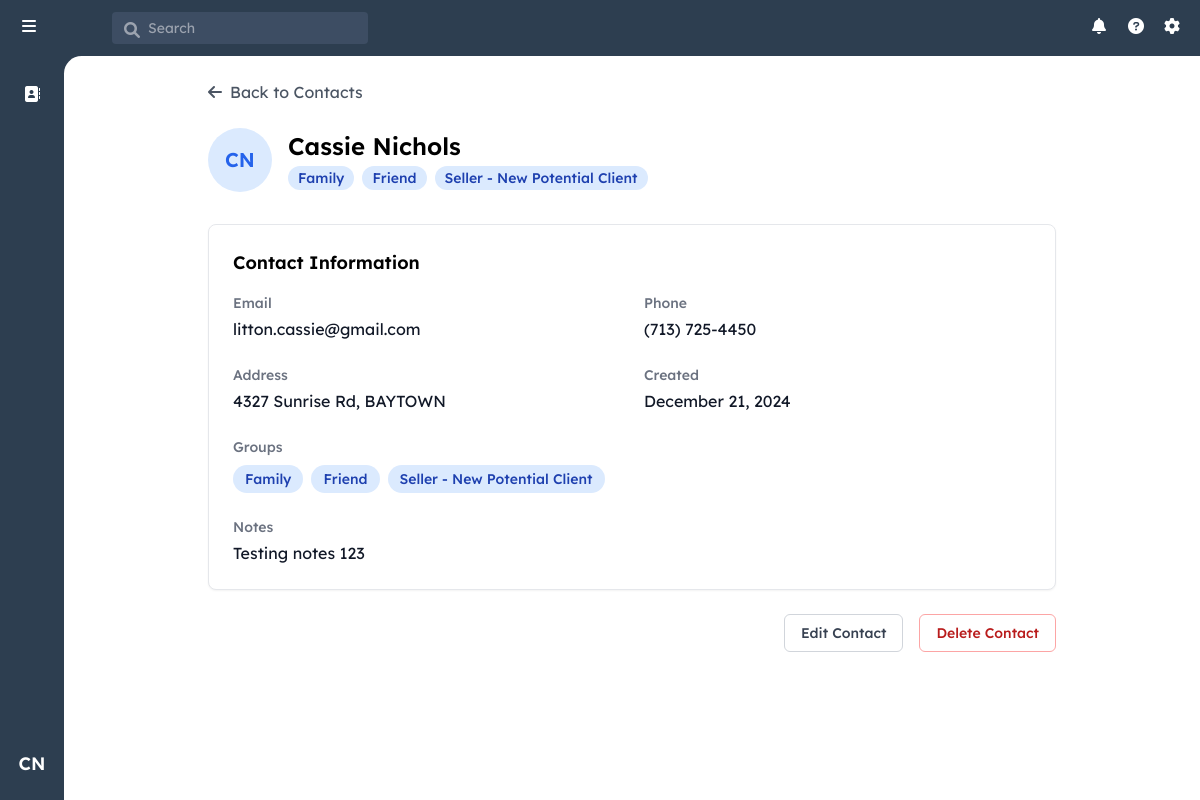
/contact/1 (signed in), run on the app's committed database.
### models.py (models this page shows, shortened)
class User(UserMixin, db.Model):
    id = db.Column(db.Integer, primary_key=True)
    username = db.Column(db.String(80), unique=True, nullable=False)
    email = db.Column(db.String(120), unique=True, nullable=False)
    password_hash = db.Column(db.String(128))
    first_name = db.Column(db.String(80), nullable=False)
    last_name = db.Column(db.String(80), nullable=False)
    role = db.Column(db.String(20), nullable=False, default='agent')
    created_at = db.Column(db.DateTime, nullable=False, default=datetime.utcnow)
    last_login = db.Column(db.DateTime)
    contacts = db.relationship('Contact', backref='owner', lazy=True)

class Contact(db.Model):
    id = db.Column(db.Integer, primary_key=True)
    user_id = db.Column(db.Integer, db.ForeignKey('user.id'), nullable=False)
    first_name = db.Column(db.String(80), nullable=False)
    last_name = db.Column(db.String(80), nullable=False)
    email = db.Column(db.String(120))
    phone = db.Column(db.String(20))
    address = db.Column(db.String(200))
    notes = db.Column(db.Text)
    created_at = db.Column(db.DateTime, nullable=False, default=datetime.utcnow)
    updated_at = db.Column(db.DateTime, nullable=False, default=datetime.utcnow,
                           onupdate=datetime.utcnow)
    groups = db.relationship('ContactGroup',
                           secondary=contact_groups,
                           back_populates='contacts',
                           lazy='joined')

class ContactGroup(db.Model):
    id = db.Column(db.Integer, primary_key=True)
    name = db.Column(db.String(100), unique=True, nullable=False)
    category = db.Column(db.String(50), nullable=False)
    sort_order = db.Column(db.Integer, nullable=False)
    created_at = db.Column(db.DateTime, nullable=False, default=datetime.utcnow)
    contacts = db.relationship('Contact',
                             secondary=contact_groups,
                             back_populates='groups',
                             lazy='dynamic')

### app.py (the view)
    @app.route('/contact/<int:contact_id>')
    @login_required
    def view_contact(contact_id):
        contact = Contact.query.get_or_404(contact_id)
        if not current_user.role == 'admin' and contact.user_id != current_user.id:
            abort(403)
        all_groups = ContactGroup.query.all()
        return render_template('view_contact.html', contact=contact, all_groups=all_groups)

### templates/view_contact.html (shortened to what this page needs)
{% extends "base.html" %}
{% block content %}
<div class="p-6 max-w-4xl mx-auto">
    <div class="flex items-center mb-6">
        <a href="{{ url_for('index') }}" class="flex items-center text-gray-600 hover:text-gray-800">
            <i class="fas fa-arrow-left mr-2"></i>
            Back to Contacts
        </a>
    </div>
    <div class="flex items-center mb-8">
        <div class="w-16 h-16 rounded-full bg-blue-100 flex items-center justify-center text-xl font-semibold text-blue-600 mr-4">
            {{ contact.first_name[0] }}{{ contact.last_name[0] }}
        </div>
        <div>
            <h1 class="text-2xl font-semibold">{{ contact.first_name }} {{ contact.last_name }}</h1>
            <div class="flex flex-wrap gap-2 mt-1">
                {% for group in contact.groups %}
                    <span class="inline-flex items-center px-2.5 py-0.5 rounded-full text-sm font-medium bg-blue-100 text-blue-800">
                        {{ group.name }}
                    </span>
                {% endfor %}
            </div>
        </div>
    </div>
    <div class="bg-white rounded-lg border shadow-sm">
        <div class="p-6">
            <h2 class="text-lg font-semibold mb-4">Contact Information</h2>
            <div id="viewContactInfo">
                <div class="grid grid-cols-1 md:grid-cols-2 gap-6">
                    <div>
                        <h3 class="text-sm font-medium text-gray-500 mb-1">Email</h3>
                        <p class="text-gray-900">{{ contact.email }}</p>
                    </div>
                    <div>
                        <h3 class="text-sm font-medium text-gray-500 mb-1">Phone</h3>
                        <p class="text-gray-900">{{ contact.phone }}</p>
                    </div>
                    <div>
                        <h3 class="text-sm font-medium text-gray-500 mb-1">Address</h3>
                        <p class="text-gray-900">{{ contact.address }}</p>
                    </div>
                    <div>
                        <h3 class="text-sm font-medium text-gray-500 mb-1">Created</h3>
                        <p class="text-gray-900">{{ contact.created_at.strftime('%B %d, %Y') }}</p>
                    </div>
                    <div class="md:col-span-2">
                        <h3 class="text-sm font-medium text-gray-500 mb-2">Groups</h3>
                        <div class="flex flex-wrap gap-2">
                            {% for group in contact.groups %}
                                <span class="inline-flex items-center px-3 py-1 rounded-full text-sm font-medium bg-blue-100 text-blue-800">
                                    {{ group.name }}
                                </span>
                            {% else %}
                                <span class="text-gray-500">No groups assigned</span>
                            {% endfor %}
                        </div>
                    </div>
                    <div class="md:col-span-2">
                        <h3 class="text-sm font-medium text-gray-500 mb-1">Notes</h3>
                        <p class="text-gray-900 whitespace-pre-line">{{ contact.notes }}</p>
                    </div>
                </div>
            </div>
        </div>
    </div>
    <div class="mt-6 flex justify-end space-x-4">
        <button id="editButton" onclick="toggleEditMode()"
                class="px-4 py-2 border border-gray-300 rounded-md text-sm font-medium text-gray-700 hover:bg-gray-50">
            Edit Contact
        </button>
        <button class="px-4 py-2 border border-red-300 rounded-md text-sm font-medium text-red-700 hover:bg-red-50">
            Delete Contact
        </button>
    </div>
</div>
{% endblock %}

### templates/base.html (shortened to what this page needs)
<!DOCTYPE html>
<html lang="en">
<head>
    <script src="https://cdn.tailwindcss.com"></script>
    <link rel="stylesheet" href="https://cdnjs.cloudflare.com/ajax/libs/font-awesome/6.0.0/css/all.min.css">
</head>
<body class="h-screen flex flex-col bg-[#2d3e50]">
<header class="text-white h-14 flex items-center justify-between">
    <div class="flex items-center space-x-12">
        <div class="w-16 flex justify-center">
            <i class="fas fa-bars h-5 w-5"></i>
        </div>
        <div class="relative">
            <i class="fas fa-search h-4 w-4 absolute left-3 top-2.5 text-gray-400"></i>
            <input
                type="text"
                placeholder="Search"
                class="bg-[#3d4d63] text-sm rounded pl-9 pr-4 py-1.5 w-64 focus:outline-none"
            >
        </div>
    </div>
    <div class="flex items-center space-x-4 pr-4 relative">
        <i class="fas fa-bell h-5 w-5"></i>
        <i class="fas fa-question-circle h-5 w-5"></i>
        <i class="fas fa-cog h-5 w-5"></i>
    </div>
</header>
<div class="flex flex-1 overflow-hidden relative">
    <aside class="w-16 flex flex-col items-center py-4 z-10">
        <a href="{{ url_for('index') }}" class="p-2.5 rounded-lg hover:bg-[#3d4d63] mb-2">
            <i class="fas fa-address-book text-white"></i>
        </a>
        {% if current_user.is_authenticated %}
            <div class="relative group">
                <button
                    id="userIcon"
                    class="w-10 h-10 rounded-full hover:bg-[#3d4d63] text-white flex items-center justify-center text-lg font-semibold transition-colors duration-200"
                >
                    {{ current_user.first_name[0] }}{{ current_user.last_name[0] }}
                </button>
            </div>
        {% endif %}
    </aside>
    <main class="flex-1 overflow-auto bg-white absolute inset-0 ml-16 rounded-tl-[1.1rem]">
        {% block content %}{% endblock %}
    </main>
</div>
</body>
</html>

### templates/base.html (style rules this page uses)
body { font-family: "Lexend Deca", Helvetica, Arial, sans-serif; }

### data on the page
User: first_name "C", last_name "N"
Contact: first_name "C", last_name "N", first_name "Cassie", last_name "Nichols", email "litton.cassie@gmail.com", phone "(713) 725-4450", address "4327 Sunrise Rd, BAYTOWN", created_at "December 21, 2024", notes "Testing notes 123"
ContactGroup: name "Family"
ContactGroup: name "Friend"
ContactGroup: name "Seller - New Potential Client"
